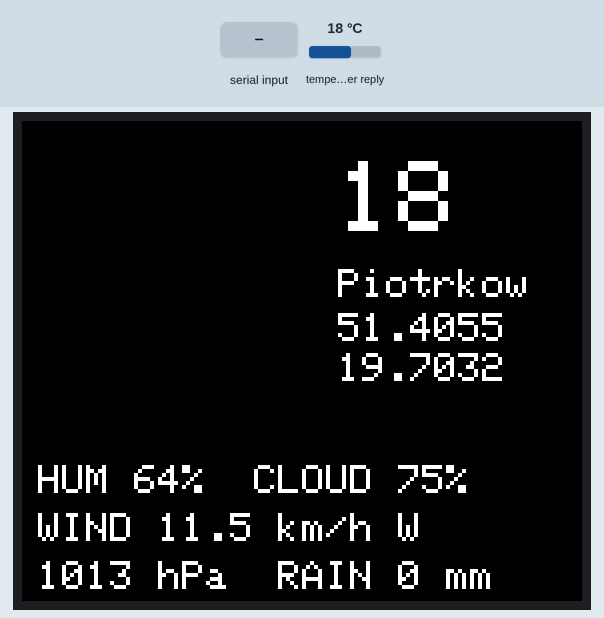
Recording of a sketch running on a simulated Arduino Uno, built for the host (arithmetic inside an expression is 32-bit, double 64-bit). Parts: 280×240 colour display. Inputs (shaded band) come from the test bench; at power-on: temperature in the weather reply 18 °C. WiFi joins after 1.5 s; servers stay silent unless stated; storage starts empty; EEPROM starts erased; web services answer with replies made up by the test bench; what the sketch prints to the serial monitor is not drawn.

Above: at 2.3 s.
2.4 s: "-\n" received over Serial
3.9 s: ".\n" received over Serial
Timing chart, 0 to 6.9 s (numbered marks = the images above; inputs shaded):
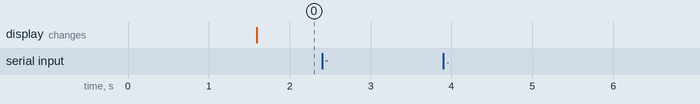

The sketch:

uno_eth_tft_weather.ino
```cpp
#include <SPI.h>
#include <SD.h>
#include <Ethernet.h>
#include <Adafruit_GFX.h>
#include <Adafruit_ST7789.h>

#include "config.h"
#include "location.h"
#include "weather.h"
#include "http_stream.h"
#include "sd_image.h"
#include "display.h"

Weather wx;
bool haveData = false;

// wait, but return early when a new location arrives over Serial
static void waitFor(unsigned long ms) {
  unsigned long t = millis();
  while (millis() - t < ms) {
    if (locationPoll()) {
      haveData = false;                         // old data belongs to the old place
      return;
    }
  }
}

void setup() {

  Serial.begin(9600);
  locationLoad();

  // keep every SPI device deselected before starting anything
  pinMode(TFT_CS, OUTPUT); digitalWrite(TFT_CS, HIGH);
  pinMode(ETH_CS, OUTPUT); digitalWrite(ETH_CS, HIGH);
  pinMode(SD_CS,  OUTPUT); digitalWrite(SD_CS,  HIGH);

  displayInit();


  netBegin();
  delay(1000);

  if (!sdBegin()) {
    // displayMessage(F("SD CARD"), F("ERROR"));
    while (true) {}
  }

  locationHelp();
}

void loop() {

  if (weatherFetch(loc, wx)) {
    haveData = true;
    displayWeather(wx, loc);                    // redraws the scene picture and all values
    waitFor(REFRESH_MS);

  } else {
    if (!haveData) displayMessage(F("NO DATA"), F("RETRYING.."));
    else           displayStale();              // old screen stays, red mark in the corner
    waitFor(RETRY_MS);
  }
}
```

display.cpp
```cpp
#include <Adafruit_GFX.h>
#include "config.h"
#include "sd_image.h"
#include "display.h"

Adafruit_ST7789 tft = Adafruit_ST7789(TFT_CS, TFT_DC, TFT_RST);

// full-screen scenes on the SD card, index = see displayWeather()
const char SCENES[9][12] PROGMEM = {
  "CLRDAY.BIN", "CLRNITE.BIN", "PTLDAY.BIN", "PTLNITE.BIN",
  "OVCDAY.BIN", "OVCNITE.BIN", "RAIN.BIN",   "SNOW.BIN",   "STORM.BIN"
};

const char DIRS[8][3] PROGMEM = { "N", "NE", "E", "SE", "S", "SW", "W", "NW" };

void displayInit() {
  tft.init(240, 280);
  tft.setRotation(1);                           // landscape 280 x 240
  tft.cp437(true);                              // char 0xF8 = degree sign
}

void displayMessage(const __FlashStringHelper *a, const __FlashStringHelper *b) {
  tft.fillScreen(ST77XX_BLACK);
  tft.setTextColor(ST77XX_WHITE);
  tft.setTextSize(3);
  tft.setCursor(20, 90);  tft.print(a);
  tft.setCursor(20, 130); tft.print(b);
}

void displayStale() {
  tft.fillRect(268, 4, 8, 8, ST77XX_RED);
}

// text with a black outline (readable on any background)
static void outlined(int16_t x, int16_t y, uint8_t size, const char *s) {
  tft.setTextSize(size);
  tft.setTextColor(ST77XX_BLACK);
  for (byte i = 0; i < 4; i++) {
    tft.setCursor(x + ((i & 1) ? 1 : -1), y + ((i & 2) ? 1 : -1));
    tft.print(s);
  }
  tft.setTextColor(ST77XX_WHITE);
  tft.setCursor(x, y);
  tft.print(s);
}

// true if the text contains any digit 1..9  ("0", "0.0", "0.00" -> false)
static bool nonZero(const char *s) {
  for (; *s; s++) if (*s >= '1' && *s <= '9') return true;
  return false;
}

void displayWeather(const Weather &w, const Location &l) {

  // temperature rounded to a whole number, from the text
  int t = atoi(w.temp);
  const char *dot = strchr(w.temp, '.');
  if (dot && dot[1] >= '5') t += (w.temp[0] == '-') ? -1 : 1;

  int  cloud    = atoi(w.cloud);
  bool isDay    = (w.isday[0] == '1');
  bool precip   = nonZero(w.rain);
  bool snow     = precip && t <= 0;
  bool rain     = precip && !snow;
  bool overcast = cloud >= 75;
  bool partly   = cloud >= 25 && !overcast;
  bool storm    = rain && atoi(w.wind) >= 40;

  // ---- scene: sky, sun/moon, clouds, land and precipitation are all in one picture ----
  byte i;
  if      (storm) i = 8;
  else if (snow)  i = 7;
  else if (rain)  i = 6;
  else            i = (overcast ? 4 : partly ? 2 : 0) + (isDay ? 0 : 1);

  char name[12];
  strcpy_P(name, SCENES[i]);
  if (!drawImage(name, 0, 0, 280, 240)) tft.fillScreen(ST77XX_BLACK);

  // ---- right column: temperature, place name, coordinates ----
  char line[32];
  char num[8];

  itoa(t, num, 10);
  uint8_t ts = (strlen(num) > 2) ? 4 : 5;       // "-12" does not fit at size 5
  outlined(158, 20, ts, num);

  outlined(158, 74, (strlen(l.name) > 10) ? 1 : 2, l.name);   // long names: small font

  outlined(158, 96, 2, l.lat);                  // coordinates, e.g. 52.5243 / 13.4105
  outlined(158, 116, 2, l.lon);

  // ---- detail rows (bottom), built without printf ----
  strcpy_P(line, PSTR("HUM "));
  strcat(line, w.hum);
  strcat_P(line, PSTR("%  CLOUD "));
  strcat(line, w.cloud);
  strcat_P(line, PSTR("%"));
  outlined(8, 172, 2, line);

  strcpy_P(line, PSTR("WIND "));
  strcat(line, w.wind);
  strcat_P(line, PSTR(" km/h "));
  strcat_P(line, DIRS[((atoi(w.wdir) + 22) / 45) & 7]);
  outlined(8, 196, 2, line);

  strcpy(line, w.press);                        // whole hPa
  char *p = strchr(line, '.');
  if (p) *p = 0;
  strcat_P(line, PSTR(" hPa  RAIN "));
  strcat(line, w.rain);
  strcat_P(line, PSTR(" mm"));
  outlined(8, 220, 2, line);
}
```

display.h
```cpp
// ==================================================
// display.h - everything that draws on the ST7789
// ==================================================
#pragma once
#include <Adafruit_ST7789.h>
#include "location.h"
#include "weather.h"

extern Adafruit_ST7789 tft;

void displayInit();
void displayMessage(const __FlashStringHelper *a, const __FlashStringHelper *b);
void displayWeather(const Weather &w, const Location &l);   // full scene picture + values
void displayStale();                                        // small red mark: data is old
```

geocode.cpp
```cpp
#include "http_stream.h"
#include "geocode.h"

static const char HOST[]   PROGMEM = "geocoding-api.open-meteo.com";
static const char K_NAME[] PROGMEM = "\"name\":";
static const char K_LAT[]  PROGMEM = "\"latitude\":";
static const char K_LON[]  PROGMEM = "\"longitude\":";

// percent-encode for the URL (space -> %20, UTF-8 bytes -> %XX)
static void encode(const char *s, char *out, byte size) {
  byte n = 0;
  for (; *s && n < size - 4; s++) {
    byte c = *s;
    if ((c >= '0' && c <= '9') || (c >= 'A' && c <= 'Z') || (c >= 'a' && c <= 'z')) {
      out[n++] = c;
    } else {
      out[n++] = '%';
      out[n++] = "0123456789ABCDEF"[c >> 4];
      out[n++] = "0123456789ABCDEF"[c & 15];
    }
  }
  out[n] = 0;
}

bool geocodeCity(const char *city, Location &out) {

  char enc[64];
  encode(city, enc, sizeof(enc));

  if (!httpOpen(HOST)) return false;

  httpSendP(PSTR("GET /v1/search?count=1&name="));
  httpSend(enc);
  httpEnd(HOST);

  // first result: "name", "latitude", "longitude" arrive in this order
  bool ok = streamString(K_NAME, out.name, sizeof(out.name))
         && streamNumber(K_LAT,  out.lat,  sizeof(out.lat))
         && streamNumber(K_LON,  out.lon,  sizeof(out.lon));

  httpClose();
  out.magic = LOC_MAGIC;
  return ok;
}
```

geocode.h
```cpp
// ==================================================
// geocode.h - city name -> name + coordinates (Open-Meteo geocoding API)
// ==================================================
#pragma once
#include "location.h"

bool geocodeCity(const char *city, Location &out);
```

http_stream.cpp
```cpp
#include <SPI.h>
#include <Ethernet.h>
#include "config.h"
#include "http_stream.h"

static EthernetClient client;
static byte mac[] = { NET_MAC };
static IPAddress ip(NET_IP);

void netBegin() {
  Ethernet.begin(mac, ip);
}

bool httpOpen(PGM_P host) {
  char h[32];
  strcpy_P(h, host);
  return client.connect(h, 80);
}

// flash -> socket in 32 byte pieces (print(F()) would send one byte per packet)
void httpSendP(PGM_P text) {
  char b[32];
  byte n = 0;
  char c;
  while ((c = pgm_read_byte(text++))) {
    b[n++] = c;
    if (n == sizeof(b)) { client.write((uint8_t *)b, n); n = 0; }
  }
  if (n) client.write((uint8_t *)b, n);
}

void httpSend(const char *text) {
  client.write((const uint8_t *)text, strlen(text));
}

// HTTP/1.0 => no chunked encoding, the body is a plain stream
void httpEnd(PGM_P host) {
  httpSendP(PSTR(" HTTP/1.0\r\nHost: "));
  httpSendP(host);
  httpSendP(PSTR("\r\nConnection: close\r\n\r\n"));
}

void httpClose() {
  client.stop();
}


// ---------------- stream reading ----------------

// one byte from the socket, -1 on timeout / closed
static int readCh() {
  unsigned long t = millis();
  while (millis() - t < 8000UL) {
    if (client.available()) return client.read();
    if (!client.connected() && !client.available()) return -1;
  }
  return -1;
}

bool streamSeek(PGM_P key) {
  byte pos = 0;
  while (pgm_read_byte(key + pos)) {
    int ch = readCh();
    if (ch < 0) return false;
    if (ch == (char)pgm_read_byte(key + pos)) pos++;
    else pos = (ch == (char)pgm_read_byte(key)) ? 1 : 0;
  }
  return true;
}

bool streamNumber(PGM_P key, char *dst, byte size) {

  byte n = 0;
  dst[0] = 0;

  if (!streamSeek(key)) return false;

  while (true) {
    int ch = readCh();
    if (ch < 0) break;
    bool digit = (ch >= '0' && ch <= '9');

    if (n == 0) {                                   // skip spaces until the number starts
      if (digit || ch == '-') dst[n++] = ch;
    } else if (digit || ch == '.') {
      if (n < size - 1) dst[n++] = ch;
    } else {
      break;
    }
  }

  dst[n] = 0;
  return n > 0;
}

bool streamString(PGM_P key, char *dst, byte size) {

  byte n = 0;
  int ch;
  dst[0] = 0;

  if (!streamSeek(key)) return false;

  do { ch = readCh(); } while (ch == ' ');
  if (ch != '"') return false;

  while ((ch = readCh()) != '"') {
    if (ch < 0) return false;
    if (ch >= 0xC3 && ch <= 0xC5) {
      int c2 = readCh();
      if (c2 < 0) return false;
      if (c2 < 0x80 || c2 > 0xBF) continue;
      // Skip non-ASCII UTF-8 letters; the stock default font is ASCII-only.
      continue;
    }
    if (ch >= 32 && ch < 127 && n < size - 1) dst[n++] = ch;
  }

  dst[n] = 0;
  return n > 0;
}
```

http_stream.h
```cpp
// ==================================================
// http_stream.h - minimal HTTP/1.0 client that reads the reply as a stream
// ==================================================
#pragma once
#include <Arduino.h>

void netBegin();                                   // start Ethernet (static IP)

bool httpOpen(PGM_P host);                         // connect to host:80 (host is in flash)
void httpSendP(PGM_P text);                        // send text stored in flash
void httpSend(const char *text);                   // send text stored in RAM
void httpEnd(PGM_P host);                          // finish the request line + headers
void httpClose();

bool streamSeek(PGM_P key);                        // consume stream up to and including key
bool streamNumber(PGM_P key, char *dst, byte size);   // key, then a number, kept as text
bool streamString(PGM_P key, char *dst, byte size);   // key, then "text", ASCII only
```

location.cpp
```cpp
#include <avr/eeprom.h>
#include "config.h"
#include "location.h"
#include "geocode.h"

Location loc;
static Location EEMEM saved;

static char cmd[32];
static byte cmdLen = 0;

static char *trim(char *s) {
  while (*s == ' ' || *s == '\t' || *s == '\r' || *s == '\n') s++;
  char *end = s + strlen(s);
  while (end > s && (end[-1] == ' ' || end[-1] == '\t' || end[-1] == '\r' || end[-1] == '\n')) *--end = 0;
  return s;
}

void locationLoad() {
  eeprom_read_block(&loc, &saved, sizeof(loc));
  if (loc.magic != LOC_MAGIC) {
    strcpy_P(loc.lat,  PSTR(DEFAULT_LAT));
    strcpy_P(loc.lon,  PSTR(DEFAULT_LON));
    strcpy_P(loc.name, PSTR(DEFAULT_NAME));
  }
}

// " -12.345 " -> "-12.345" ; false if it is not a number
static bool number(const char *p, char *dst) {
  while (*p == ' ' || *p == '\t' || *p == '\r' || *p == '\n') p++;
  const char *end = p + strlen(p);
  while (end > p && (end[-1] == ' ' || end[-1] == '\t' || end[-1] == '\r' || end[-1] == '\n')) end--;

  byte n = 0, dots = 0;
  bool digit = false;
  if (*p == '-') dst[n++] = *p++;
  for (; p < end; p++) {
    if (*p >= '0' && *p <= '9') {
      if (n < 8) dst[n++] = *p;
      digit = true;
    } else if (*p == '.' && dots == 0) {
      if (n < 8) dst[n++] = *p;
      dots++;
    } else {
      return false;
    }
  }
  dst[n] = 0;
  return digit && p == end;
}

// "lat,lon" or "lat,lon,NAME"
static bool setCoords(char *s) {

  s = trim(s);
  char *c1 = strchr(s, ',');
  if (!c1) return false;
  *c1 = 0;
  char *c2 = strchr(c1 + 1, ',');
  if (c2) *c2 = 0;

  Location t;
  if (!number(s, t.lat) || !number(trim(c1 + 1), t.lon)) return false;
  if (abs(atoi(t.lat)) > 90 || abs(atoi(t.lon)) > 180) return false;

  byte n = 0;
  if (c2) {
    char *name = trim(c2 + 1);
    for (char *p = name; *p && n < sizeof(t.name) - 1; p++)
      if (*p >= 32 && *p < 127 && !(n == 0 && *p == ' ')) t.name[n++] = *p;
  }
  t.name[n] = 0;
  t.magic = LOC_MAGIC;

  loc = t;
  return true;
}

static bool apply(char *s) {

  bool ok;

  if ((*s >= '0' && *s <= '9') || *s == '-') {
    ok = setCoords(s);                              // 52.52,13.405,BERLIN
  } else {
    Serial.println(F("searching..."));
    Location t;
    ok = geocodeCity(s, t);                         // Berlin  -> name + coordinates from the web
    if (ok) loc = t;
  }

  if (ok) eeprom_update_block(&loc, &saved, sizeof(loc));
  return ok;
}

bool locationPoll() {

  while (Serial.available()) {
    char c = Serial.read();

    if (c == '\r' || c == '\n') {
      if (!cmdLen) continue;
      cmd[cmdLen] = 0;
      trim(cmd);
      cmdLen = 0;

      if (apply(cmd)) {
        Serial.print(loc.name);
        Serial.print(' ');
        Serial.print(loc.lat);
        Serial.print(',');
        Serial.println(loc.lon);
        return true;
      }
      Serial.println(F("not found"));

    } else if (cmdLen < sizeof(cmd) - 1) {
      cmd[cmdLen++] = c;
    }
  }
  return false;
}

void locationHelp() {
  Serial.print(loc.name);
  Serial.println(F(": send a city name, or lat,lon,NAME"));
}
```

location.h
```cpp
// ==================================================
// location.h - current location, EEPROM storage, Serial Monitor commands
// ==================================================
#pragma once
#include <Arduino.h>

#define LOC_MAGIC 0xA5

struct Location {
  byte magic;
  char lat[9];
  char lon[9];
  char name[21];
};

extern Location loc;

void locationLoad();       // from EEPROM (or the defaults from config.h)
bool locationPoll();       // read Serial; true when a new location was just applied
void locationHelp();       // print usage
```

sd_image.cpp
```cpp
#include <SPI.h>
#include <SD.h>
#include "config.h"
#include "display.h"
#include "sd_image.h"

#define CHUNK 70                        // pixels per SD read (Uno has only 2 KB RAM)

// low-level SD classes: smaller than SD.open()/File because no write code is linked in
static Sd2Card  card;
static SdVolume volume;
static SdFile   root, file;
static uint16_t buf[CHUNK];

bool sdBegin() {
  return card.init(SPI_HALF_SPEED, SD_CS) && volume.init(card) && root.openRoot(volume);
}

bool drawImage(const char *name, int16_t x, int16_t y, uint16_t w, uint16_t h) {

  if (!file.open(root, name, O_READ)) return false;

  for (uint16_t row = 0; row < h; row++) {
    for (uint16_t col = 0; col < w; col += CHUNK) {

      uint16_t n = w - col;
      if (n > CHUNK) n = CHUNK;

      // 1) read from SD while the TFT is deselected
      if (file.read(buf, n * 2) != (int)(n * 2)) { file.close(); return false; }

      // 2) file is big-endian, AVR is little-endian
      for (uint16_t i = 0; i < n; i++)
        buf[i] = (buf[i] << 8) | (buf[i] >> 8);

      // 3) push to the TFT
      tft.drawRGBBitmap(x + col, y + row, buf, n, 1);
    }
  }

  file.close();
  return true;
}
```

sd_image.h
```cpp
// ==================================================
// sd_image.h - raw RGB565 images (big-endian, no header) from the SD card
// ==================================================
#pragma once
#include <Arduino.h>

bool sdBegin();
bool drawImage(const char *name, int16_t x, int16_t y, uint16_t w, uint16_t h);
```

weather.cpp
```cpp
#include "http_stream.h"
#include "weather.h"

static const char HOST[]      PROGMEM = "api.open-meteo.com";

// keys, in the order they appear in the "current" block
static const char K_CURRENT[] PROGMEM = "\"current\":";
static const char K_TEMP[]    PROGMEM = "\"temperature_2m\":";
static const char K_HUM[]     PROGMEM = "\"relative_humidity_2m\":";
static const char K_DAY[]     PROGMEM = "\"is_day\":";
static const char K_RAIN[]    PROGMEM = "\"precipitation\":";
static const char K_CLOUD[]   PROGMEM = "\"cloud_cover\":";
static const char K_PRESS[]   PROGMEM = "\"surface_pressure\":";
static const char K_WIND[]    PROGMEM = "\"wind_speed_10m\":";
static const char K_WDIR[]    PROGMEM = "\"wind_direction_10m\":";

bool weatherFetch(const Location &l, Weather &w) {

  if (!httpOpen(HOST)) return false;

  httpSendP(PSTR("GET /v1/forecast?latitude="));
  httpSend(l.lat);
  httpSendP(PSTR("&longitude="));
  httpSend(l.lon);
  httpSendP(PSTR("&current=temperature_2m,relative_humidity_2m,is_day,precipitation,"
                 "cloud_cover,surface_pressure,wind_speed_10m,wind_direction_10m"));
  httpEnd(HOST);

  // skip "current_units", then read the values in the order they arrive
  bool ok = streamSeek(K_CURRENT)
         && streamNumber(K_TEMP,  w.temp,  sizeof(w.temp))
         && streamNumber(K_HUM,   w.hum,   sizeof(w.hum))
         && streamNumber(K_DAY,   w.isday, sizeof(w.isday))
         && streamNumber(K_RAIN,  w.rain,  sizeof(w.rain))
         && streamNumber(K_CLOUD, w.cloud, sizeof(w.cloud))
         && streamNumber(K_PRESS, w.press, sizeof(w.press))
         && streamNumber(K_WIND,  w.wind,  sizeof(w.wind))
         && streamNumber(K_WDIR,  w.wdir,  sizeof(w.wdir));

  httpClose();
  return ok;
}
```

weather.h
```cpp
// ==================================================
// weather.h - current weather from Open-Meteo, kept as text
// ==================================================
#pragma once
#include "location.h"

struct Weather {
  char temp[7];     // deg C      "-12.6"
  char hum[4];      // %          "88"
  char isday[2];    // 0 / 1
  char rain[7];     // mm         "0.30"
  char cloud[4];    // %
  char press[8];    // hPa        "997.3"
  char wind[7];     // km/h
  char wdir[4];     // degrees
};

bool weatherFetch(const Location &l, Weather &w);
```

Source omitted: config.h (946 bytes)

Measured:
- after the input at 2.4 s, every drawn part: stays the same
- after the input at 3.9 s, every drawn part: stays the same
